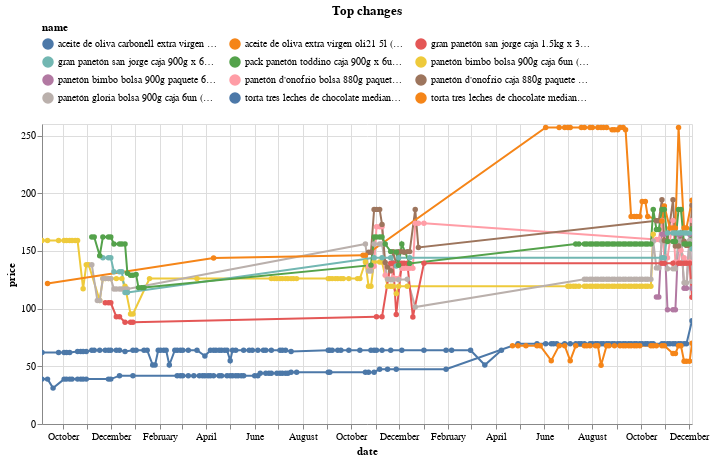

Notebook cell for this chart:
### Code cell
top_changes_abs.head(10).pipe(plot_changes, 'Top changes')

### Figure 1 — Vega-Lite specification as saved in the notebook (floating-point values rounded to 4 significant figures; data arrays with more than 128 entries replaced by an {"elided": "..."} marker saying what was removed)
{"config": {"view": {"continuousWidth": 300, "continuousHeight": 300}, "legend": {"columns": 3, "orient": "top"}}, "data": {"name": "data-3f426c4d39fbf30bff4c38506f2ff065"}, "mark": {"type": "line", "point": true}, "encoding": {"color": {"field": "name", "scale": {"domain": ["aceite de oliva carbonell extra virgen botella 1l (plaza_vea)", "aceite de oliva extra virgen oli21 5l (plaza_vea)", "gran panetón san jorge caja 1.5kg x 3un (plaza_vea)", "gran panetón san jorge caja 900g x 6un (plaza_vea)", "pack panetón toddino caja 900g x 6un + panetón toddinito caja 85g x 6un (plaza_vea)", "panetón bimbo bolsa 900g caja 6un (plaza_vea)", "panetón bimbo bolsa 900g paquete 6un (plaza_vea)", "panetón d'onofrio bolsa 880g paquete 6un (plaza_vea)", "panetón d'onofrio caja 880g paquete 6un (plaza_vea)", "panetón gloria bolsa 900g caja 6un (plaza_vea)", "torta tres leches de chocolate mediana (plaza_vea)", "torta tres leches de chocolate mediana la florencia 1un (plaza_vea)"]}, "type": "nominal"}, "tooltip": [{"field": "name", "type": "nominal"}, {"field": "price", "type": "quantitative"}, {"field": "last_price", "type": "quantitative"}], "x": {"field": "date", "type": "temporal"}, "y": {"field": "price", "type": "quantitative"}}, "params": [{"name": "param_7", "select": {"type": "point", "fields": ["name"]}, "bind": "legend"}, {"name": "param_8", "select": {"type": "interval", "encodings": ["x", "y"]}, "bind": "scales"}], "title": "Top changes", "transform": [{"filter": {"param": "param_7"}}], "width": 650, "$schema": "https://vega.github.io/schema/vega-lite/v5.20.1.json", "datasets": {"data-3f426c4d39fbf30bff4c38506f2ff065": {"elided": "608 records"}}}
